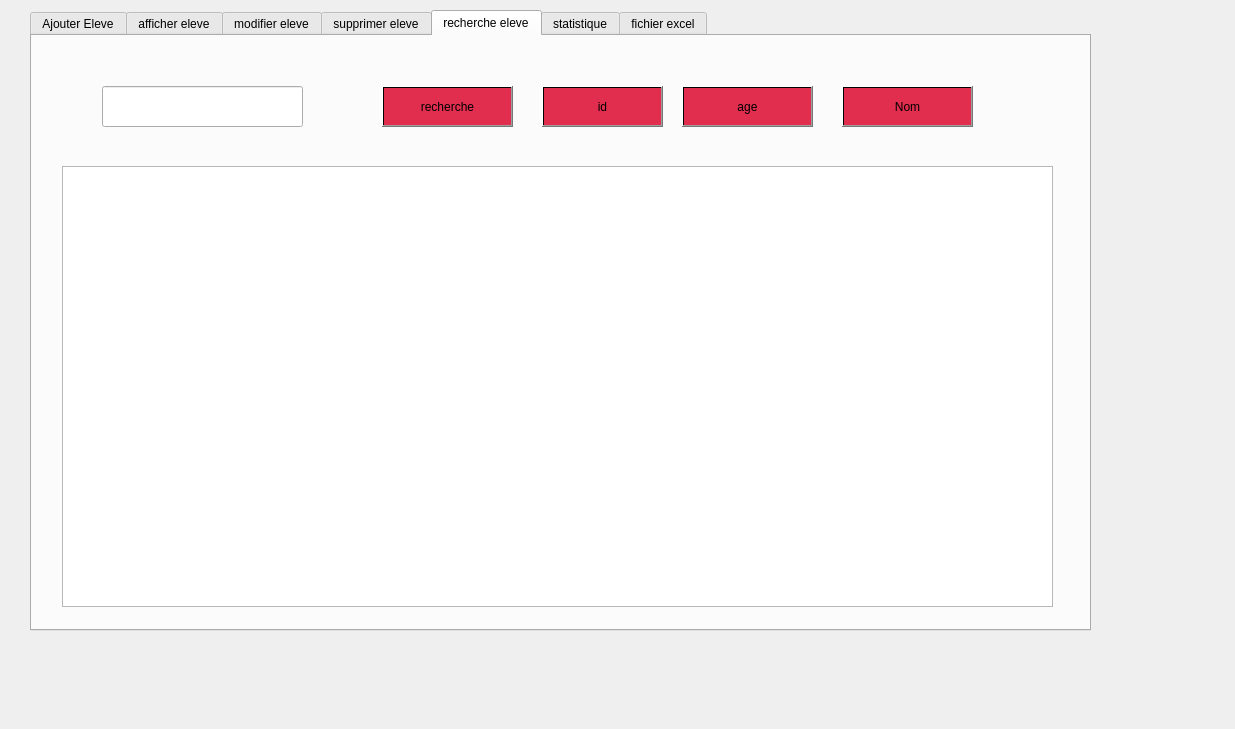
<?xml version="1.0" encoding="UTF-8"?>
<ui version="4.0">
 <class>DialogE</class>
 <widget class="QDialog" name="DialogE">
  <property name="geometry">
   <rect>
    <x>0</x>
    <y>0</y>
    <width>1235</width>
    <height>729</height>
   </rect>
  </property>
  <property name="windowTitle">
   <string>Dialog</string>
  </property>
  <widget class="QTabWidget" name="id">
   <property name="geometry">
    <rect>
     <x>30</x>
     <y>10</y>
     <width>1061</width>
     <height>621</height>
    </rect>
   </property>
   <property name="currentIndex">
    <number>4</number>
   </property>
   <widget class="QWidget" name="tab">
    <attribute name="title">
     <string>Ajouter Eleve</string>
    </attribute>
    <widget class="QLabel" name="label">
     <property name="geometry">
      <rect>
       <x>120</x>
       <y>110</y>
       <width>56</width>
       <height>16</height>
      </rect>
     </property>
     <property name="styleSheet">
      <string notr="true">font: 87 8pt &quot;Segoe UI Black&quot;;
</string>
     </property>
     <property name="text">
      <string>id</string>
     </property>
    </widget>
    <widget class="QLabel" name="label_2">
     <property name="geometry">
      <rect>
       <x>120</x>
       <y>160</y>
       <width>56</width>
       <height>16</height>
      </rect>
     </property>
     <property name="styleSheet">
      <string notr="true">font: 87 8pt &quot;Segoe UI Black&quot;;
</string>
     </property>
     <property name="text">
      <string>Nom</string>
     </property>
    </widget>
    <widget class="QLabel" name="label_3">
     <property name="geometry">
      <rect>
       <x>120</x>
       <y>210</y>
       <width>56</width>
       <height>16</height>
      </rect>
     </property>
     <property name="styleSheet">
      <string notr="true">font: 87 8pt &quot;Segoe UI Black&quot;;
</string>
     </property>
     <property name="text">
      <string>Prenom</string>
     </property>
    </widget>
    <widget class="QLabel" name="label_4">
     <property name="geometry">
      <rect>
       <x>120</x>
       <y>260</y>
       <width>56</width>
       <height>16</height>
      </rect>
     </property>
     <property name="styleSheet">
      <string notr="true">font: 87 8pt &quot;Segoe UI Black&quot;;
</string>
     </property>
     <property name="text">
      <string>Age</string>
     </property>
    </widget>
    <widget class="QLabel" name="label_5">
     <property name="geometry">
      <rect>
       <x>120</x>
       <y>310</y>
       <width>56</width>
       <height>16</height>
      </rect>
     </property>
     <property name="styleSheet">
      <string notr="true">font: 87 8pt &quot;Segoe UI Black&quot;;
</string>
     </property>
     <property name="text">
      <string>Adresse</string>
     </property>
    </widget>
    <widget class="QLabel" name="label_6">
     <property name="geometry">
      <rect>
       <x>120</x>
       <y>410</y>
       <width>56</width>
       <height>16</height>
      </rect>
     </property>
     <property name="styleSheet">
      <string notr="true">font: 87 8pt &quot;Segoe UI Black&quot;;
</string>
     </property>
     <property name="text">
      <string>Classe</string>
     </property>
    </widget>
    <widget class="QLabel" name="label_7">
     <property name="geometry">
      <rect>
       <x>120</x>
       <y>360</y>
       <width>56</width>
       <height>16</height>
      </rect>
     </property>
     <property name="styleSheet">
      <string notr="true">font: 87 8pt &quot;Segoe UI Black&quot;;
</string>
     </property>
     <property name="text">
      <string>sexe</string>
     </property>
    </widget>
    <widget class="QLineEdit" name="id_2">
     <property name="geometry">
      <rect>
       <x>280</x>
       <y>100</y>
       <width>161</width>
       <height>31</height>
      </rect>
     </property>
    </widget>
    <widget class="QLineEdit" name="nomE">
     <property name="geometry">
      <rect>
       <x>280</x>
       <y>150</y>
       <width>161</width>
       <height>31</height>
      </rect>
     </property>
    </widget>
    <widget class="QLineEdit" name="prenomE">
     <property name="geometry">
      <rect>
       <x>280</x>
       <y>200</y>
       <width>161</width>
       <height>31</height>
      </rect>
     </property>
    </widget>
    <widget class="QLineEdit" name="Age">
     <property name="geometry">
      <rect>
       <x>280</x>
       <y>250</y>
       <width>161</width>
       <height>31</height>
      </rect>
     </property>
    </widget>
    <widget class="QLineEdit" name="Adresse">
     <property name="geometry">
      <rect>
       <x>280</x>
       <y>300</y>
       <width>161</width>
       <height>31</height>
      </rect>
     </property>
    </widget>
    <widget class="QLineEdit" name="classe">
     <property name="geometry">
      <rect>
       <x>280</x>
       <y>400</y>
       <width>161</width>
       <height>31</height>
      </rect>
     </property>
    </widget>
    <widget class="QComboBox" name="comboBoxE">
     <property name="geometry">
      <rect>
       <x>280</x>
       <y>350</y>
       <width>161</width>
       <height>31</height>
      </rect>
     </property>
    </widget>
    <widget class="QPushButton" name="ajouterE">
     <property name="geometry">
      <rect>
       <x>720</x>
       <y>190</y>
       <width>151</width>
       <height>51</height>
      </rect>
     </property>
     <property name="styleSheet">
      <string notr="true">font: 87 8pt &quot;Segoe UI Black&quot;;
border-color: rgb(197, 39, 68);
background-color: qlineargradient(spread:pad, x1:0, y1:0, x2:1, y2:1, stop:1 rgba(225, 45, 78));
border-color: qlineargradient(spread:pad, x1:0, y1:0, x2:1, y2:1, stop:1 rgba(217, 29, 81, 255));
selection-color: rgb(225, 22, 69);
selection-background-color: rgb(225, 6, 57);</string>
     </property>
     <property name="text">
      <string>Ajouter</string>
     </property>
    </widget>
    <widget class="QLabel" name="label_16">
     <property name="geometry">
      <rect>
       <x>-150</x>
       <y>-40</y>
       <width>1431</width>
       <height>811</height>
      </rect>
     </property>
     <property name="text">
      <string/>
     </property>
     <property name="pixmap">
      <pixmap>../ATELIE~1/JOUETS~1.JPG</pixmap>
     </property>
    </widget>
    <zorder>label_16</zorder>
    <zorder>label</zorder>
    <zorder>label_2</zorder>
    <zorder>label_3</zorder>
    <zorder>label_4</zorder>
    <zorder>label_5</zorder>
    <zorder>label_6</zorder>
    <zorder>label_7</zorder>
    <zorder>id_2</zorder>
    <zorder>nomE</zorder>
    <zorder>prenomE</zorder>
    <zorder>Age</zorder>
    <zorder>Adresse</zorder>
    <zorder>classe</zorder>
    <zorder>comboBoxE</zorder>
    <zorder>ajouterE</zorder>
   </widget>
   <widget class="QWidget" name="tab_2">
    <attribute name="title">
     <string>afficher eleve</string>
    </attribute>
    <widget class="QTableView" name="tabeleve">
     <property name="geometry">
      <rect>
       <x>40</x>
       <y>40</y>
       <width>811</width>
       <height>521</height>
      </rect>
     </property>
    </widget>
    <widget class="QPushButton" name="afficherE">
     <property name="geometry">
      <rect>
       <x>880</x>
       <y>100</y>
       <width>151</width>
       <height>51</height>
      </rect>
     </property>
     <property name="styleSheet">
      <string notr="true">font: 87 8pt &quot;Segoe UI Black&quot;;
border-color: rgb(197, 39, 68);
background-color: qlineargradient(spread:pad, x1:0, y1:0, x2:1, y2:1, stop:1 rgba(225, 45, 78));
border-color: qlineargradient(spread:pad, x1:0, y1:0, x2:1, y2:1, stop:1 rgba(217, 29, 81, 255));
selection-color: rgb(225, 22, 69);
selection-background-color: rgb(225, 6, 57);</string>
     </property>
     <property name="text">
      <string>Afficher</string>
     </property>
    </widget>
    <widget class="QLabel" name="label_17">
     <property name="geometry">
      <rect>
       <x>10</x>
       <y>10</y>
       <width>1241</width>
       <height>751</height>
      </rect>
     </property>
     <property name="text">
      <string/>
     </property>
     <property name="pixmap">
      <pixmap>../ATELIE~1/JOUETS~1.JPG</pixmap>
     </property>
    </widget>
    <zorder>label_17</zorder>
    <zorder>tabeleve</zorder>
    <zorder>afficherE</zorder>
   </widget>
   <widget class="QWidget" name="tab_3">
    <attribute name="title">
     <string>modifier eleve</string>
    </attribute>
    <widget class="QLabel" name="label_8">
     <property name="geometry">
      <rect>
       <x>130</x>
       <y>280</y>
       <width>56</width>
       <height>16</height>
      </rect>
     </property>
     <property name="styleSheet">
      <string notr="true">font: 87 8pt &quot;Segoe UI Black&quot;;
</string>
     </property>
     <property name="text">
      <string>Adresse</string>
     </property>
    </widget>
    <widget class="QLabel" name="label_9">
     <property name="geometry">
      <rect>
       <x>130</x>
       <y>220</y>
       <width>56</width>
       <height>16</height>
      </rect>
     </property>
     <property name="styleSheet">
      <string notr="true">font: 87 8pt &quot;Segoe UI Black&quot;;
</string>
     </property>
     <property name="text">
      <string>Age</string>
     </property>
    </widget>
    <widget class="QLabel" name="label_10">
     <property name="geometry">
      <rect>
       <x>130</x>
       <y>100</y>
       <width>56</width>
       <height>16</height>
      </rect>
     </property>
     <property name="styleSheet">
      <string notr="true">font: 87 8pt &quot;Segoe UI Black&quot;;
</string>
     </property>
     <property name="text">
      <string>Nom</string>
     </property>
    </widget>
    <widget class="QLabel" name="label_11">
     <property name="geometry">
      <rect>
       <x>130</x>
       <y>160</y>
       <width>56</width>
       <height>16</height>
      </rect>
     </property>
     <property name="styleSheet">
      <string notr="true">font: 87 8pt &quot;Segoe UI Black&quot;;
</string>
     </property>
     <property name="text">
      <string>Prenom</string>
     </property>
    </widget>
    <widget class="QLabel" name="label_12">
     <property name="geometry">
      <rect>
       <x>130</x>
       <y>340</y>
       <width>56</width>
       <height>16</height>
      </rect>
     </property>
     <property name="styleSheet">
      <string notr="true">font: 87 8pt &quot;Segoe UI Black&quot;;
</string>
     </property>
     <property name="text">
      <string>sexe</string>
     </property>
    </widget>
    <widget class="QLabel" name="label_13">
     <property name="geometry">
      <rect>
       <x>130</x>
       <y>400</y>
       <width>56</width>
       <height>16</height>
      </rect>
     </property>
     <property name="styleSheet">
      <string notr="true">font: 87 8pt &quot;Segoe UI Black&quot;;
</string>
     </property>
     <property name="text">
      <string>Classe</string>
     </property>
    </widget>
    <widget class="QComboBox" name="comboBox_2">
     <property name="geometry">
      <rect>
       <x>290</x>
       <y>330</y>
       <width>171</width>
       <height>31</height>
      </rect>
     </property>
    </widget>
    <widget class="QPushButton" name="ModifierE">
     <property name="geometry">
      <rect>
       <x>660</x>
       <y>180</y>
       <width>171</width>
       <height>51</height>
      </rect>
     </property>
     <property name="styleSheet">
      <string notr="true">font: 87 8pt &quot;Segoe UI Black&quot;;
border-color: rgb(197, 39, 68);
background-color: qlineargradient(spread:pad, x1:0, y1:0, x2:1, y2:1, stop:1 rgba(225, 45, 78));
border-color: qlineargradient(spread:pad, x1:0, y1:0, x2:1, y2:1, stop:1 rgba(217, 29, 81, 255));
selection-color: rgb(225, 22, 69);
selection-background-color: rgb(225, 6, 57);
</string>
     </property>
     <property name="text">
      <string>Modifier</string>
     </property>
    </widget>
    <widget class="QLineEdit" name="ModNom">
     <property name="geometry">
      <rect>
       <x>290</x>
       <y>91</y>
       <width>171</width>
       <height>31</height>
      </rect>
     </property>
    </widget>
    <widget class="QLabel" name="label_14">
     <property name="geometry">
      <rect>
       <x>130</x>
       <y>40</y>
       <width>56</width>
       <height>16</height>
      </rect>
     </property>
     <property name="styleSheet">
      <string notr="true">font: 87 8pt &quot;Segoe UI Black&quot;;
</string>
     </property>
     <property name="text">
      <string>id</string>
     </property>
    </widget>
    <widget class="QLineEdit" name="ModId">
     <property name="geometry">
      <rect>
       <x>290</x>
       <y>30</y>
       <width>171</width>
       <height>31</height>
      </rect>
     </property>
    </widget>
    <widget class="QLineEdit" name="ModPrenom">
     <property name="geometry">
      <rect>
       <x>290</x>
       <y>150</y>
       <width>171</width>
       <height>31</height>
      </rect>
     </property>
    </widget>
    <widget class="QLineEdit" name="modAge">
     <property name="geometry">
      <rect>
       <x>290</x>
       <y>210</y>
       <width>171</width>
       <height>31</height>
      </rect>
     </property>
    </widget>
    <widget class="QLineEdit" name="modadresse">
     <property name="geometry">
      <rect>
       <x>290</x>
       <y>271</y>
       <width>171</width>
       <height>31</height>
      </rect>
     </property>
    </widget>
    <widget class="QLineEdit" name="modClasse">
     <property name="geometry">
      <rect>
       <x>290</x>
       <y>390</y>
       <width>171</width>
       <height>31</height>
      </rect>
     </property>
    </widget>
    <widget class="QLabel" name="label_18">
     <property name="geometry">
      <rect>
       <x>-100</x>
       <y>0</y>
       <width>1251</width>
       <height>611</height>
      </rect>
     </property>
     <property name="text">
      <string/>
     </property>
     <property name="pixmap">
      <pixmap>../ATELIE~1/JOUETS~1.JPG</pixmap>
     </property>
    </widget>
    <zorder>label_18</zorder>
    <zorder>label_8</zorder>
    <zorder>label_9</zorder>
    <zorder>label_10</zorder>
    <zorder>label_11</zorder>
    <zorder>label_12</zorder>
    <zorder>label_13</zorder>
    <zorder>comboBox_2</zorder>
    <zorder>ModifierE</zorder>
    <zorder>ModNom</zorder>
    <zorder>label_14</zorder>
    <zorder>ModId</zorder>
    <zorder>ModPrenom</zorder>
    <zorder>modAge</zorder>
    <zorder>modadresse</zorder>
    <zorder>modClasse</zorder>
   </widget>
   <widget class="QWidget" name="tab_4">
    <attribute name="title">
     <string>supprimer eleve</string>
    </attribute>
    <widget class="QLineEdit" name="suppID">
     <property name="geometry">
      <rect>
       <x>330</x>
       <y>240</y>
       <width>211</width>
       <height>31</height>
      </rect>
     </property>
    </widget>
    <widget class="QLabel" name="label_15">
     <property name="geometry">
      <rect>
       <x>210</x>
       <y>240</y>
       <width>81</width>
       <height>31</height>
      </rect>
     </property>
     <property name="text">
      <string>ID Eleve</string>
     </property>
    </widget>
    <widget class="QPushButton" name="supprimerE">
     <property name="geometry">
      <rect>
       <x>650</x>
       <y>240</y>
       <width>201</width>
       <height>41</height>
      </rect>
     </property>
     <property name="styleSheet">
      <string notr="true">font: 87 8pt &quot;Segoe UI Black&quot;;
border-color: rgb(197, 39, 68);
background-color: qlineargradient(spread:pad, x1:0, y1:0, x2:1, y2:1, stop:1 rgba(225, 45, 78));
border-color: qlineargradient(spread:pad, x1:0, y1:0, x2:1, y2:1, stop:1 rgba(217, 29, 81, 255));
selection-color: rgb(225, 22, 69);
selection-background-color: rgb(225, 6, 57);
</string>
     </property>
     <property name="text">
      <string>supprimer</string>
     </property>
    </widget>
    <widget class="QLabel" name="label_19">
     <property name="geometry">
      <rect>
       <x>-110</x>
       <y>-10</y>
       <width>1161</width>
       <height>701</height>
      </rect>
     </property>
     <property name="text">
      <string/>
     </property>
     <property name="pixmap">
      <pixmap>../ATELIE~1/JOUETS~1.JPG</pixmap>
     </property>
    </widget>
    <zorder>label_19</zorder>
    <zorder>suppID</zorder>
    <zorder>label_15</zorder>
    <zorder>supprimerE</zorder>
   </widget>
   <widget class="QWidget" name="tab_5">
    <attribute name="title">
     <string>recherche eleve</string>
    </attribute>
    <widget class="QTableView" name="tabrech">
     <property name="geometry">
      <rect>
       <x>30</x>
       <y>130</y>
       <width>991</width>
       <height>441</height>
      </rect>
     </property>
    </widget>
    <widget class="QLineEdit" name="le_rech">
     <property name="geometry">
      <rect>
       <x>70</x>
       <y>50</y>
       <width>201</width>
       <height>41</height>
      </rect>
     </property>
    </widget>
    <widget class="QPushButton" name="recherche">
     <property name="geometry">
      <rect>
       <x>350</x>
       <y>50</y>
       <width>131</width>
       <height>41</height>
      </rect>
     </property>
     <property name="styleSheet">
      <string notr="true">font: 87 8pt &quot;Segoe UI Black&quot;;
border-color: rgb(197, 39, 68);
background-color: qlineargradient(spread:pad, x1:0, y1:0, x2:1, y2:1, stop:1 rgba(225, 45, 78));
border-color: qlineargradient(spread:pad, x1:0, y1:0, x2:1, y2:1, stop:1 rgba(217, 29, 81, 255));
selection-color: rgb(225, 22, 69);
selection-background-color: rgb(225, 6, 57);</string>
     </property>
     <property name="text">
      <string>recherche</string>
     </property>
    </widget>
    <widget class="QPushButton" name="triClasse">
     <property name="geometry">
      <rect>
       <x>510</x>
       <y>50</y>
       <width>121</width>
       <height>41</height>
      </rect>
     </property>
     <property name="styleSheet">
      <string notr="true">font: 87 8pt &quot;Segoe UI Black&quot;;
border-color: rgb(197, 39, 68);
background-color: qlineargradient(spread:pad, x1:0, y1:0, x2:1, y2:1, stop:1 rgba(225, 45, 78));
border-color: qlineargradient(spread:pad, x1:0, y1:0, x2:1, y2:1, stop:1 rgba(217, 29, 81, 255));
selection-color: rgb(225, 22, 69);
selection-background-color: rgb(225, 6, 57);</string>
     </property>
     <property name="text">
      <string>id</string>
     </property>
    </widget>
    <widget class="QPushButton" name="triAge">
     <property name="geometry">
      <rect>
       <x>650</x>
       <y>50</y>
       <width>131</width>
       <height>41</height>
      </rect>
     </property>
     <property name="styleSheet">
      <string notr="true">font: 87 8pt &quot;Segoe UI Black&quot;;
border-color: rgb(197, 39, 68);
background-color: qlineargradient(spread:pad, x1:0, y1:0, x2:1, y2:1, stop:1 rgba(225, 45, 78));
border-color: qlineargradient(spread:pad, x1:0, y1:0, x2:1, y2:1, stop:1 rgba(217, 29, 81, 255));
selection-color: rgb(225, 22, 69);
selection-background-color: rgb(225, 6, 57);</string>
     </property>
     <property name="text">
      <string>age</string>
     </property>
    </widget>
    <widget class="QPushButton" name="nom">
     <property name="geometry">
      <rect>
       <x>810</x>
       <y>50</y>
       <width>131</width>
       <height>41</height>
      </rect>
     </property>
     <property name="styleSheet">
      <string notr="true">font: 87 8pt &quot;Segoe UI Black&quot;;
border-color: rgb(197, 39, 68);
background-color: qlineargradient(spread:pad, x1:0, y1:0, x2:1, y2:1, stop:1 rgba(225, 45, 78));
border-color: qlineargradient(spread:pad, x1:0, y1:0, x2:1, y2:1, stop:1 rgba(217, 29, 81, 255));
selection-color: rgb(225, 22, 69);
selection-background-color: rgb(225, 6, 57);
</string>
     </property>
     <property name="text">
      <string>Nom</string>
     </property>
    </widget>
    <widget class="QLabel" name="label_20">
     <property name="geometry">
      <rect>
       <x>20</x>
       <y>10</y>
       <width>1201</width>
       <height>711</height>
      </rect>
     </property>
     <property name="text">
      <string/>
     </property>
     <property name="pixmap">
      <pixmap>../ATELIE~1/JOUETS~1.JPG</pixmap>
     </property>
    </widget>
    <zorder>label_20</zorder>
    <zorder>tabrech</zorder>
    <zorder>le_rech</zorder>
    <zorder>recherche</zorder>
    <zorder>triClasse</zorder>
    <zorder>triAge</zorder>
    <zorder>nom</zorder>
   </widget>
   <widget class="QWidget" name="tab_6">
    <attribute name="title">
     <string>statistique</string>
    </attribute>
    <widget class="QPushButton" name="statAge">
     <property name="geometry">
      <rect>
       <x>400</x>
       <y>240</y>
       <width>251</width>
       <height>71</height>
      </rect>
     </property>
     <property name="styleSheet">
      <string notr="true">font: 87 8pt &quot;Segoe UI Black&quot;;
border-color: rgb(197, 39, 68);
background-color: qlineargradient(spread:pad, x1:0, y1:0, x2:1, y2:1, stop:1 rgba(225, 45, 78));
border-color: qlineargradient(spread:pad, x1:0, y1:0, x2:1, y2:1, stop:1 rgba(217, 29, 81, 255));
selection-color: rgb(225, 22, 69);
selection-background-color: rgb(225, 6, 57);
</string>
     </property>
     <property name="text">
      <string>Statistique par Age </string>
     </property>
    </widget>
    <widget class="QLabel" name="label_21">
     <property name="geometry">
      <rect>
       <x>-125</x>
       <y>-25</y>
       <width>1171</width>
       <height>781</height>
      </rect>
     </property>
     <property name="text">
      <string/>
     </property>
     <property name="pixmap">
      <pixmap>../ATELIE~1/JOUETS~1.JPG</pixmap>
     </property>
    </widget>
    <zorder>label_21</zorder>
    <zorder>statAge</zorder>
   </widget>
   <widget class="QWidget" name="tab_7">
    <attribute name="title">
     <string>fichier excel</string>
    </attribute>
    <widget class="QPushButton" name="excel">
     <property name="geometry">
      <rect>
       <x>340</x>
       <y>250</y>
       <width>351</width>
       <height>81</height>
      </rect>
     </property>
     <property name="styleSheet">
      <string notr="true">font: 87 8pt &quot;Segoe UI Black&quot;;
border-color: rgb(197, 39, 68);
background-color: qlineargradient(spread:pad, x1:0, y1:0, x2:1, y2:1, stop:1 rgba(225, 45, 78));
border-color: qlineargradient(spread:pad, x1:0, y1:0, x2:1, y2:1, stop:1 rgba(217, 29, 81, 255));
selection-color: rgb(225, 22, 69);
selection-background-color: rgb(225, 6, 57);</string>
     </property>
     <property name="text">
      <string>Excel</string>
     </property>
    </widget>
    <widget class="QLabel" name="label_22">
     <property name="geometry">
      <rect>
       <x>-70</x>
       <y>0</y>
       <width>1121</width>
       <height>731</height>
      </rect>
     </property>
     <property name="text">
      <string/>
     </property>
     <property name="pixmap">
      <pixmap>../ATELIE~1/JOUETS~1.JPG</pixmap>
     </property>
    </widget>
    <zorder>label_22</zorder>
    <zorder>excel</zorder>
   </widget>
  </widget>
 </widget>
 <resources/>
 <connections/>
</ui>
